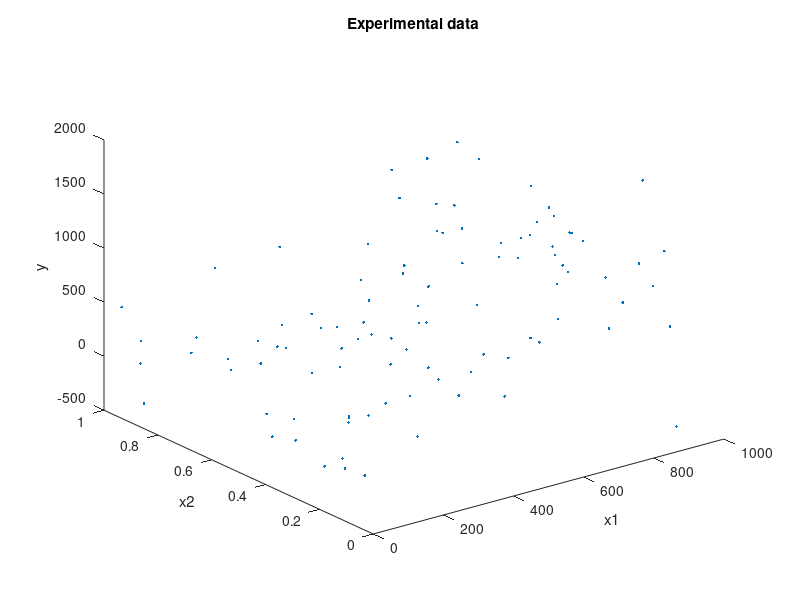
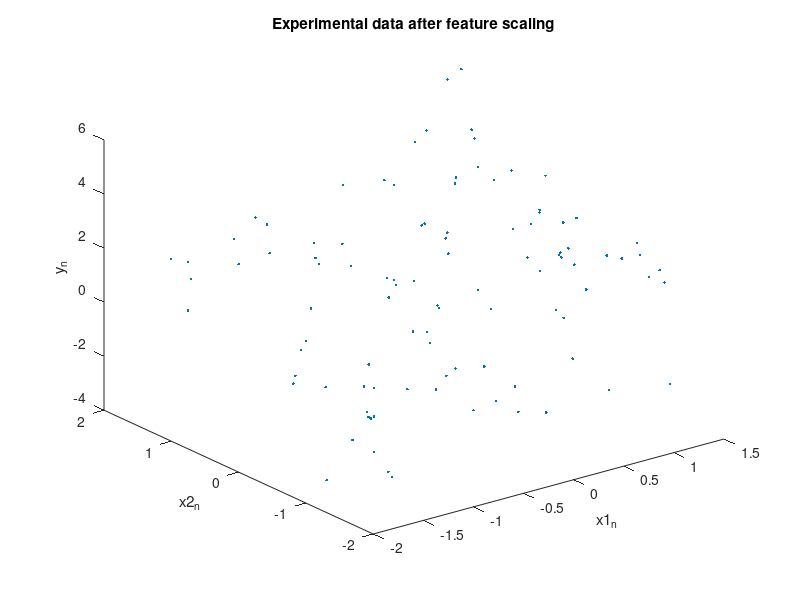

MATLAB code for these plots, in order:
% coefficietns a1, a2, a3
a1 = 1;
a2 = 1;
a3 = 1;

% generation x1, x2 and y
x1 = rand(1, 100)*1000;
x2 = rand(1, 100);
x1_normal = (x1 - mean(x1))/std(x1);
x2_normal = (x2 - mean(x2))/std(x2);
y = a1 * x1 + a2 * x2 + a3;
y_normal = a1 * x1_normal + a2 * x2_normal + a3;
% addition white gaussian noise to y
Y = awgn(y, 5, 'measured');
Y_normal = awgn(y_normal, 5, 'measured');
% 3D image with experimental data
figure
plot3(x1, x2, Y, '.');
title('Experimental data');
xlabel('x1');
ylabel('x2');
zlabel('y');


figure
plot3(x1_normal, x2_normal, Y_normal, '.');
title('Experimental data after feature scaling');
xlabel('x1_n');
ylabel('x2_n');
zlabel('y_n');
